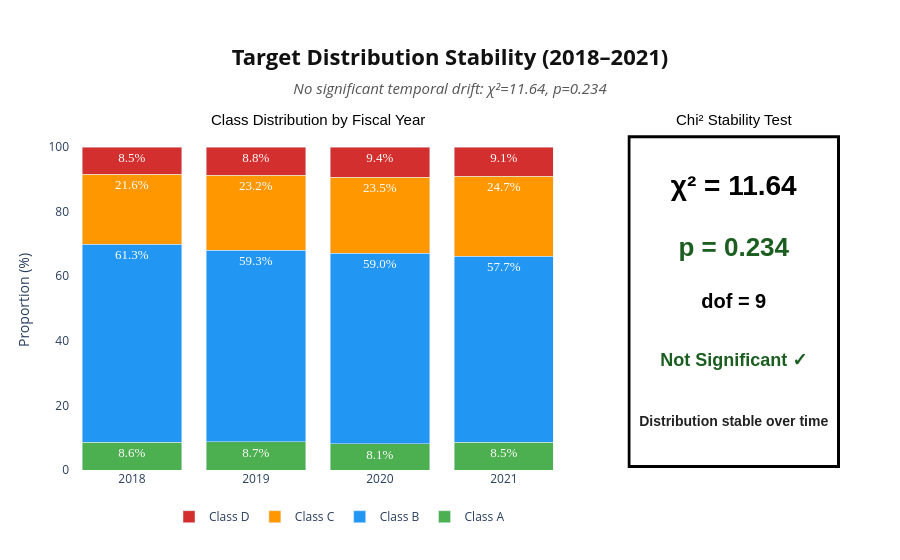

The notebook cell saved with this chart:
### Markdown cell above
### 2.2 Overall Class Balance

We first inspect the overall class composition of `financial_health_class` to determine whether the classification task is balanced or dominated by a single outcome.

| Class | Count | Share |
|---|---:|---:|
| A — Excellent | 1,003 | 8.5% |
| B — Good | 7,017 | 59.3% |
| C — Moderate Risk | 2,750 | 23.3% |
| D — High Risk | 1,058 | 8.9% |

The target is clearly imbalanced: **Class B** accounts for nearly three-fifths of all observations, while **Classes A and D** remain small minority groups. This means that raw accuracy would overstate model quality by rewarding majority-class predictions.

### Code cell
# Compute
contingency_time = pd.crosstab(train_df['fiscal_year'], train_df[TARGET])
chi2, p_value, dof, _ = chi2_contingency(contingency_time)
yearly_pct = contingency_time.div(contingency_time.sum(axis=1), axis=0) * 100

years_str = [str(y) for y in yearly_pct.index.tolist()]

colors = {"A": "#4caf50", "B": "#2196f3", "C": "#ff9800", "D": "#d32f2f"}
sig_color = "#1B5E20" if p_value > 0.05 else "#d32f2f"
sig_label = "Not Significant ✓" if p_value > 0.05 else "Significant ✗"
verdict   = "Distribution stable over time" if p_value > 0.05 else "Temporal drift detected"

fig = make_subplots(
    rows=1, cols=2,
    column_widths=[0.70, 0.30],
    subplot_titles=["Class Distribution by Fiscal Year", "Chi² Stability Test"],
    horizontal_spacing=0.08
)

for cls in CLASSES:
    vals = yearly_pct[cls].tolist()
    fig.add_trace(go.Bar(
        name=f"Class {cls}", x=years_str, y=vals,
        marker_color=colors[cls],
        text=[f"{v:.1f}%" for v in vals],
        textposition="inside",
        textfont=dict(color="white", size=13, family="Arial Black"),
    ), row=1, col=1)

fig.update_layout(barmode="stack")
fig.update_yaxes(title_text="Proportion (%)", row=1, col=1)

# Chi² panel
for y_pos, text, size, color in [
    (0.83, f"χ² = {chi2:.2f}",   28, "#000000"),
    (0.65, f"p = {p_value:.3f}", 26, sig_color),
    (0.49, f"dof = {dof}",       20, "#000000"),
    (0.32, sig_label,            18, sig_color),
    (0.14, verdict,              14, "#222222"),
]:
    fig.add_trace(go.Scatter(
        x=[0.5], y=[y_pos], mode="text",
        text=[f"<b>{text}</b>"],
        textfont=dict(size=size, color=color, family="Arial"),
        showlegend=False
    ), row=1, col=2)

fig.add_shape(
    type="rect", xref="x2", yref="y2",
    x0=0.02, y0=0.01, x1=0.98, y1=0.98,
    line=dict(color="#000000", width=3),
    fillcolor="white",
    layer="below"
)

fig.update_xaxes(visible=False, row=1, col=2)
fig.update_yaxes(visible=False, range=[0, 1], row=1, col=2)

fig.update_annotations(font=dict(size=15, color="#000000", family="Arial"))

fig.update_layout(
    title={
        "text": (
            "<b>Target Distribution Stability (2018–2021)</b>"
            "<br><span style='font-size:15px; font-weight:normal; font-style:italic; color:#555555;'>"
            f"No significant temporal drift: χ²={chi2:.2f}, p={p_value:.3f}</span>"
        ),
        "x": 0.5,
        "xanchor": "center",
        "font": dict(size=22, color="#111111")
    },
    legend=dict(orientation="h", yanchor="bottom", y=-0.18, xanchor="center", x=0.35),
    plot_bgcolor="white",
    paper_bgcolor="white",
    margin=dict(t=130, b=90, l=70, r=60),
)

plt.savefig(FIG_DIR / "Target Distribution Stability (2018–2021).png", dpi=150, bbox_inches="tight")
fig.show()

### Figure 1 — Plotly figure (JSON) as saved in the notebook; plotly's stock layout.template omitted (floating-point values rounded to 4 significant figures)
{"data": [{"marker": {"color": "#4caf50"}, "name": "Class A", "text": ["8.6%", "8.7%", "8.1%", "8.5%"], "textfont": {"color": "white", "family": "Arial Black", "size": 13}, "textposition": "inside", "type": "bar", "x": ["2018", "2019", "2020", "2021"], "xaxis": "x", "y": [8.578, 8.728, 8.085, 8.527], "yaxis": "y"}, {"marker": {"color": "#2196f3"}, "name": "Class B", "text": ["61.3%", "59.3%", "59.0%", "57.7%"], "textfont": {"color": "white", "family": "Arial Black", "size": 13}, "textposition": "inside", "type": "bar", "x": ["2018", "2019", "2020", "2021"], "xaxis": "x", "y": [61.3, 59.28, 59.03, 57.67], "yaxis": "y"}, {"marker": {"color": "#ff9800"}, "name": "Class C", "text": ["21.6%", "23.2%", "23.5%", "24.7%"], "textfont": {"color": "white", "family": "Arial Black", "size": 13}, "textposition": "inside", "type": "bar", "x": ["2018", "2019", "2020", "2021"], "xaxis": "x", "y": [21.61, 23.2, 23.51, 24.69], "yaxis": "y"}, {"marker": {"color": "#d32f2f"}, "name": "Class D", "text": ["8.5%", "8.8%", "9.4%", "9.1%"], "textfont": {"color": "white", "family": "Arial Black", "size": 13}, "textposition": "inside", "type": "bar", "x": ["2018", "2019", "2020", "2021"], "xaxis": "x", "y": [8.511, 8.795, 9.371, 9.106], "yaxis": "y"}, {"mode": "text", "showlegend": false, "text": ["<b>χ² = 11.64</b>"], "textfont": {"color": "#000000", "family": "Arial", "size": 28}, "type": "scatter", "x": [0.5], "xaxis": "x2", "y": [0.83], "yaxis": "y2"}, {"mode": "text", "showlegend": false, "text": ["<b>p = 0.234</b>"], "textfont": {"color": "#1B5E20", "family": "Arial", "size": 26}, "type": "scatter", "x": [0.5], "xaxis": "x2", "y": [0.65], "yaxis": "y2"}, {"mode": "text", "showlegend": false, "text": ["<b>dof = 9</b>"], "textfont": {"color": "#000000", "family": "Arial", "size": 20}, "type": "scatter", "x": [0.5], "xaxis": "x2", "y": [0.49], "yaxis": "y2"}, {"mode": "text", "showlegend": false, "text": ["<b>Not Significant ✓</b>"], "textfont": {"color": "#1B5E20", "family": "Arial", "size": 18}, "type": "scatter", "x": [0.5], "xaxis": "x2", "y": [0.32], "yaxis": "y2"}, {"mode": "text", "showlegend": false, "text": ["<b>Distribution stable over time</b>"], "textfont": {"color": "#222222", "family": "Arial", "size": 14}, "type": "scatter", "x": [0.5], "xaxis": "x2", "y": [0.14], "yaxis": "y2"}], "layout": {"annotations": [{"font": {"color": "#000000", "family": "Arial", "size": 15}, "showarrow": false, "text": "Class Distribution by Fiscal Year", "x": 0.322, "xanchor": "center", "xref": "paper", "y": 1, "yanchor": "bottom", "yref": "paper"}, {"font": {"color": "#000000", "family": "Arial", "size": 15}, "showarrow": false, "text": "Chi² Stability Test", "x": 0.862, "xanchor": "center", "xref": "paper", "y": 1, "yanchor": "bottom", "yref": "paper"}], "barmode": "stack", "legend": {"orientation": "h", "x": 0.35, "xanchor": "center", "y": -0.18, "yanchor": "bottom"}, "margin": {"b": 90, "l": 70, "r": 60, "t": 130}, "paper_bgcolor": "white", "plot_bgcolor": "white", "shapes": [{"fillcolor": "white", "layer": "below", "line": {"color": "#000000", "width": 3}, "type": "rect", "x0": 0.02, "x1": 0.98, "xref": "x2", "y0": 0.01, "y1": 0.98, "yref": "y2"}], "title": {"font": {"color": "#111111", "size": 22}, "text": "<b>Target Distribution Stability (2018–2021)</b><br><span style='font-size:15px; font-weight:normal; font-style:italic; color:#555555;'>No significant temporal drift: χ²=11.64, p=0.234</span>", "x": 0.5, "xanchor": "center"}, "xaxis": {"anchor": "y", "domain": [0, 0.644]}, "xaxis2": {"anchor": "y2", "domain": [0.724, 1], "visible": false}, "yaxis": {"anchor": "x", "domain": [0, 1], "title": {"text": "Proportion (%)"}}, "yaxis2": {"anchor": "x2", "domain": [0, 1], "range": [0, 1], "visible": false}}}
